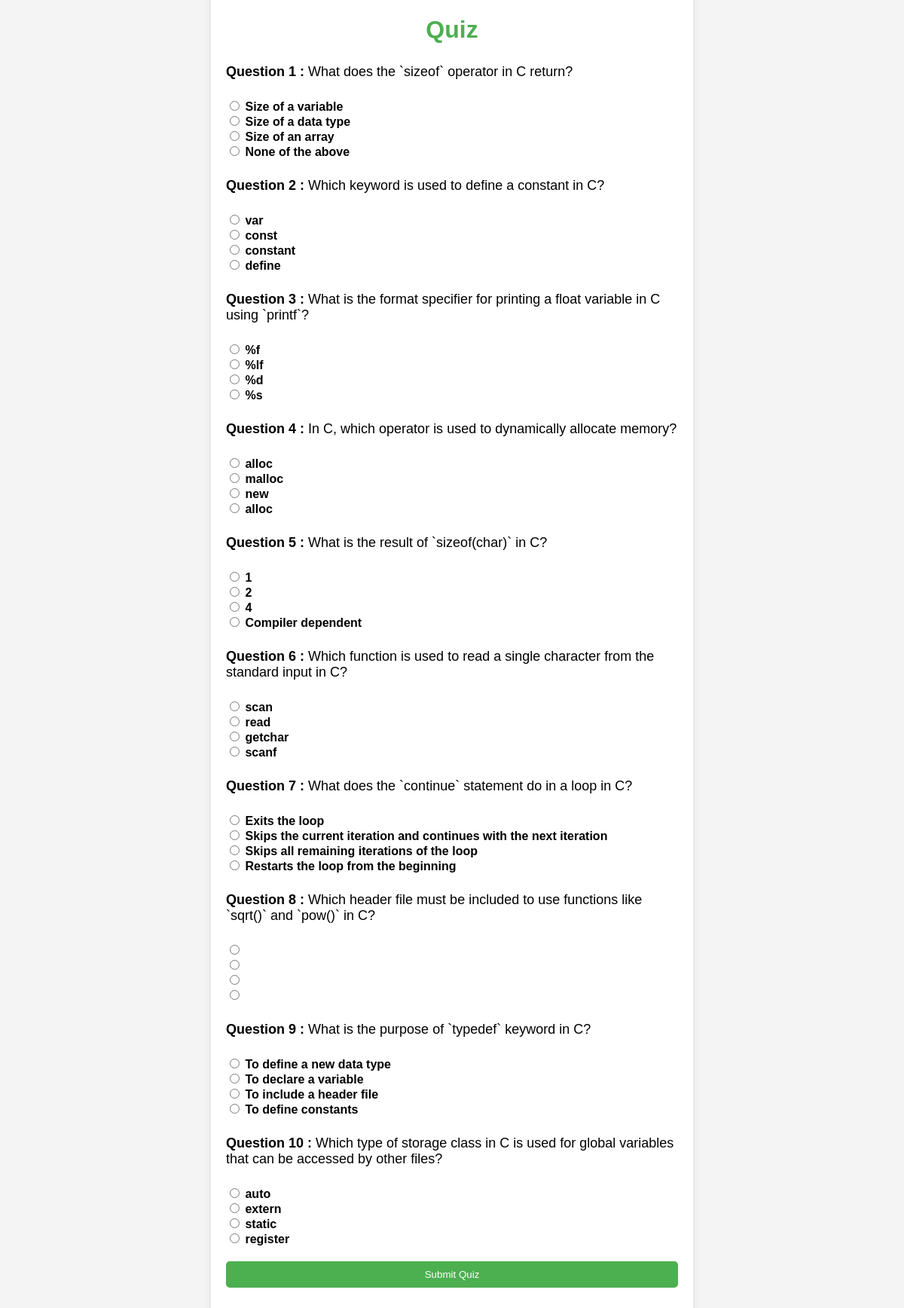
Screenshot of /services/quizs/do_quiz.php?id=1 with the database file from the repository.
### tables this page shows
CREATE TABLE `quiz_questions` (
  `qno` int(11) NOT NULL,
  `quiz_id` int(11) NOT NULL,
  `question` varchar(255) NOT NULL,
  `option1` varchar(255) NOT NULL,
  `option2` varchar(255) NOT NULL,
  `option3` varchar(255) NOT NULL,
  `option4` varchar(255) NOT NULL,
  `answer` varchar(255) NOT NULL
);

### services/quizs/do_quiz.php (the view, shortened to what this page needs)
<?php
include '../../include/db_connection.php';
$quiz_id=$_GET['id'];
$no=0;
$sql = "SELECT qno, question, option1, option2, option3, option4 FROM quiz_questions where quiz_id='$quiz_id'";
$result = $c->query($sql);
$questions = [];
if ($result->num_rows > 0) {
  while ($row = $result->fetch_assoc()) {
      $questions[] = $row;
  }
}
?>
<!DOCTYPE html>
<html lang="en">
<head>
  <link rel="stylesheet" href="qustyles.css">
</head>
<body>
  <div id="quiz-container">
    <h1>Quiz </h1>
      <form action="answer.php?id=<?=$quiz_id?>" method="post" onsubmit="return confirmSubmit()">
          <?php foreach ($questions as $question) : ?>
              <div class="question"><p><strong>Question <?= ++$no?> :</strong> <?= $question['question'] ?></p></div>
              <div class="options">
                  <label>
                      <input type="radio" name="question<?= $question['qno'] ?>" value="<?= $question['option1'] ?>">
                      <?= $question['option1'] ?>
                  </label><br>
                  <label>
                      <input type="radio" name="question<?= $question['qno'] ?>" value="<?= $question['option2'] ?>">
                      <?= $question['option2'] ?>
                  </label><br>
                  <label>
                      <input type="radio" name="question<?= $question['qno'] ?>" value="<?= $question['option3'] ?>">
                      <?= $question['option3'] ?>
                  </label><br>
                  <label>
                      <input type="radio" name="question<?= $question['qno'] ?>" value="<?= $question['option4'] ?>">
                      <?= $question['option4'] ?>
                  </label>
              </div>
          <?php endforeach; ?>
          <button type="submit">Submit Quiz</button>
      </form>
  </div>
</body>
</html>

### services/quizs/qustyles.css (style rules this page uses)
body { font-family: Arial, sans-serif; background-color: #f4f4f4; margin: 0; padding: 0; display: flex; justify-content: center; align-items: center; height: 100vh; }
#quiz-container { background: white; padding: 20px; border-radius: 5px; box-shadow: 0 0 10px rgba(0, 0, 0, 0.1); width: 80%; max-width: 600px; overflow: auto; height: 100vh; }
h1 { text-align: center; color: #4CAF50; }
.question { margin-bottom: 20px; }
.options { margin-bottom: 20px; }
button { background-color: #4CAF50; color: white; padding: 10px 20px; border: none; border-radius: 5px; cursor: pointer; }
.question p { font-size: 18px; margin: 5px 0; }
form { display: flex; flex-direction: column; }
label { margin: 10px 0 5px; font-weight: bold; }

### rows the page displays
quiz_questions: question "What does the `sizeof` operator in C return?", option1 "Size of a variable", option2 "Size of a data type", option3 "Size of an array", option4 "None of the above"
quiz_questions: question "Which keyword is used to define a constant in C?", option1 "var", option2 "const", option3 "constant", option4 "define"
quiz_questions: question "What is the format specifier for printing a float variable in C using `printf`?", option1 "%f", option2 "%lf", option3 "%d", option4 "%s"
quiz_questions: question "In C, which operator is used to dynamically allocate memory?", option1 "alloc", option2 "malloc", option3 "new", option4 "alloc"
quiz_questions: question "What is the result of `sizeof(char)` in C?", option1 "1", option2 "2", option3 "4", option4 "Compiler dependent"
quiz_questions: question "Which function is used to read a single character from the standard input in C?", option1 "scan", option2 "read", option3 "getchar", option4 "scanf"
quiz_questions: question "What does the `continue` statement do in a loop in C?", option1 "Exits the loop", option2 "Skips the current iteration and continues with the next iteration", option3 "Skips all remaining iterations of the loop", option4 "Restarts the loop from the beginning"
quiz_questions: question "Which header file must be included to use functions like `sqrt()` and `pow()` in C?"
quiz_questions: question "What is the purpose of `typedef` keyword in C?", option1 "To define a new data type", option2 "To declare a variable", option3 "To include a header file", option4 "To define constants"
quiz_questions: question "Which type of storage class in C is used for global variables that can be accessed by other files?", option1 "auto", option2 "extern", option3 "static", option4 "register"
